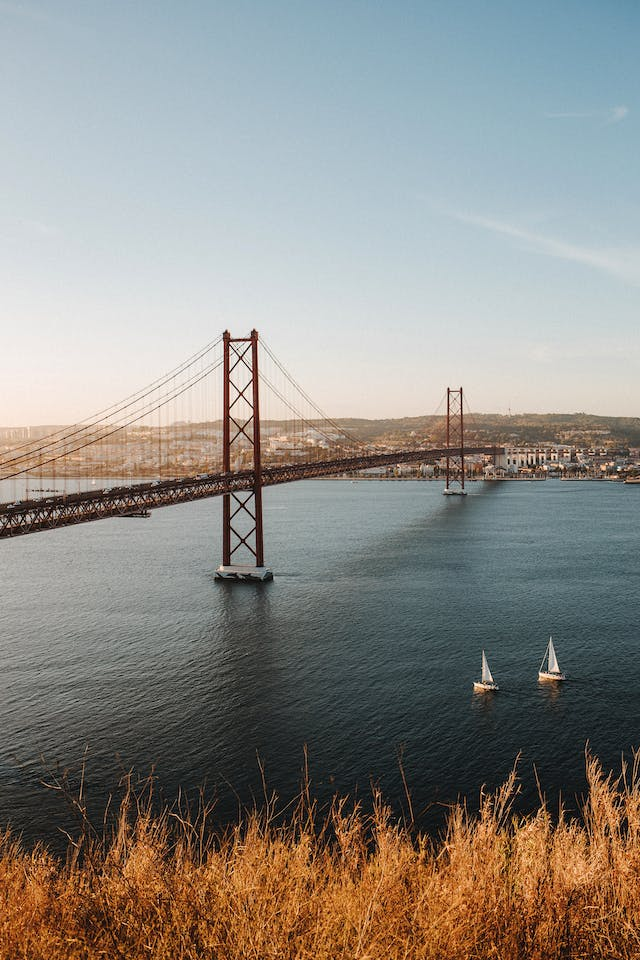
#> input picture work/my_images/city.jpg, 640 x 960 px, found by its file name
$ python test.py
#> lines starting #> are read from the running program, lines starting #| are printed output that depends on the picture
import cv2
import numpy as np
from matplotlib import pyplot as plt
# 2. Download an image and place it in the same directory with the Python project.
img = cv2.imread('city.jpg',3)
#> img is the input picture: shape (960, 640, 3); mean B, G, R 133.9, 139.2, 141.7
# 3. Convert it to grayscale:
gray_image = cv2.cvtColor(img, cv2.COLOR_BGR2GRAY)
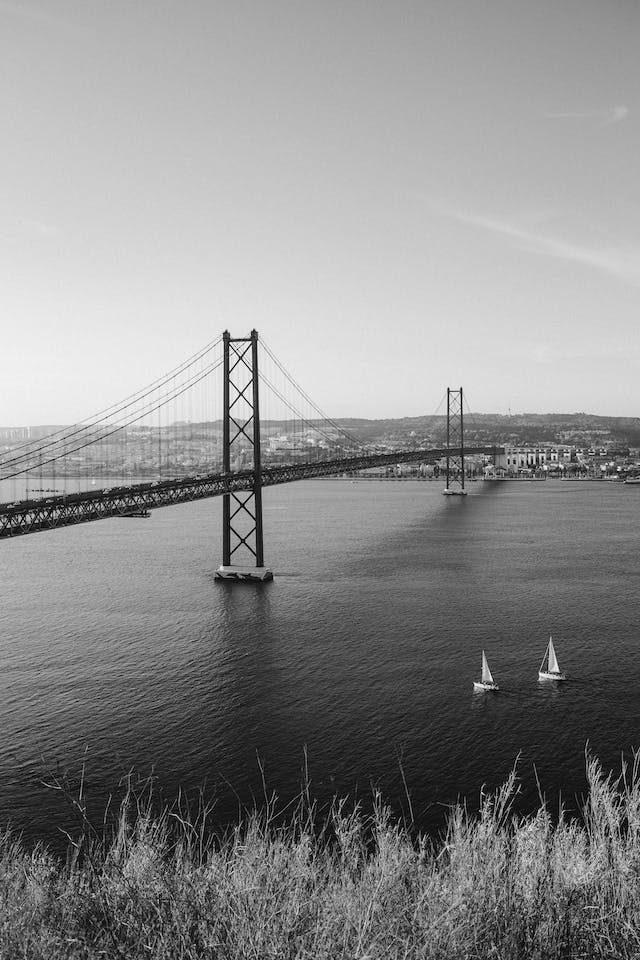
#> gray_image: shape (960, 640); min 0, max 254, mean 139.3
# 4. Load the image into a numpy array
img_data = np.asarray(gray_image)
# 5. Perform the 2-D FFT on the image data:
f = np.fft.fft2(img_data)
# 6. Move the zero frequency component to the center of the Fourier spectrum
f = np.fft.fftshift(f)
# 7. Compute the magnitudes (absolute values) of the complex numbers from f
f = abs(f)
# 8. Compute the logarithm for each value to reduce the dynamic range
fourier = np.log10(f)
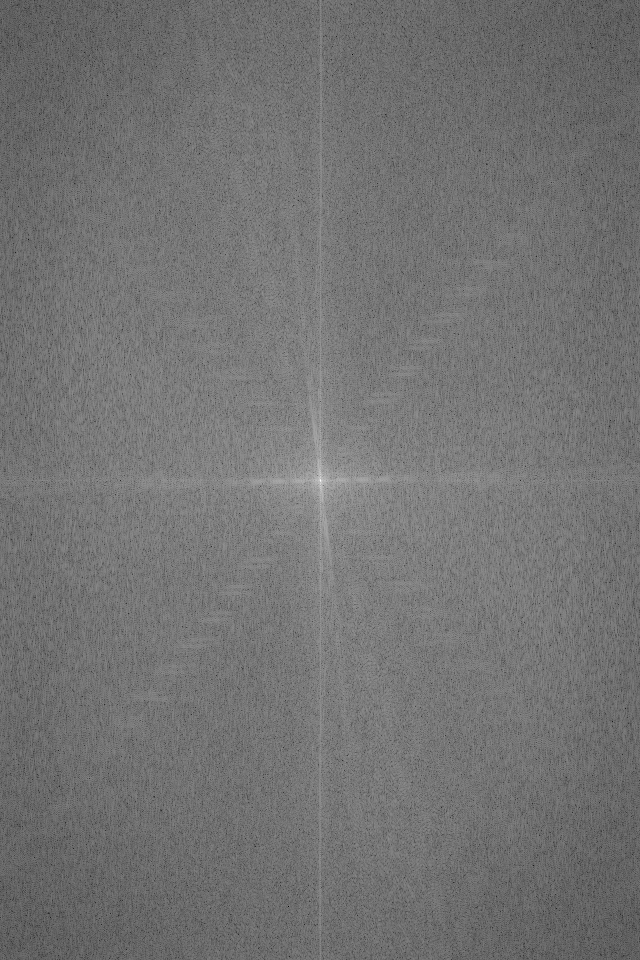
#> fourier: shape (960, 640) float64; min 0.635, max 7.93, mean 3.93; drawn with min black and max white
# 9. Find the minimum values that is a finite number (minimum of an array, ignoring any NaN):
lowest = np.nanmin(fourier[np.isfinite(fourier)])
#> lowest = 0.635
# 10. Find the maximum values that is a finite number:

highest = np.nanmax(fourier[np.isfinite(fourier)])
#> highest = 7.93
# 11. Calculate the original contrast range:
contrast_range = highest - lowest
#> contrast_range = 7.3
# 12. Normalize the Fourier spectrum data (“stretch” the contrast)
norm_fourier = (fourier - lowest) / contrast_range * 255
# 13. Display the original image and the fourier image
fig = plt.figure()
ax1 = fig.add_subplot(1, 2, 1) # (rows, columns, panel number)
ax2 = fig.add_subplot(1, 2, 2) # (rows, columns, panel number)
ax1.imshow(gray_image, cmap = "gray")
ax2.imshow(norm_fourier)
ax1.title.set_text("Original image")
ax1.title.set_text("Fourier image")
plt.show()
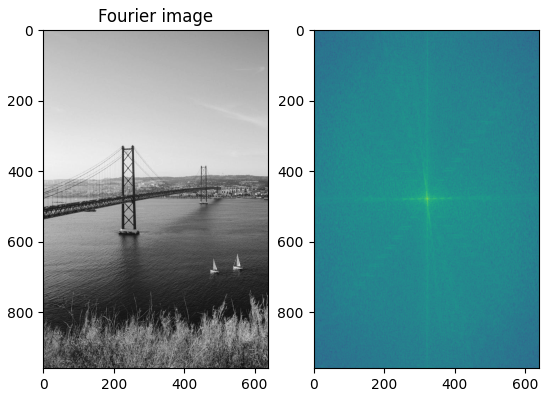
#> figure drawn by matplotlib, 2 panels
# 14. Save the figure (if you wish to)
# fig.savefig('my_figure.png')
# 15. Remove the low frequencies by masking with a rectangular window of size 60x60
rows, cols = norm_fourier.shape
#> rows = 960; cols = 640
crow, ccol = rows//2 , cols//2
#> crow = 480; ccol = 320
norm_fourier [crow-30:crow+30, ccol-30:ccol+30] = 0
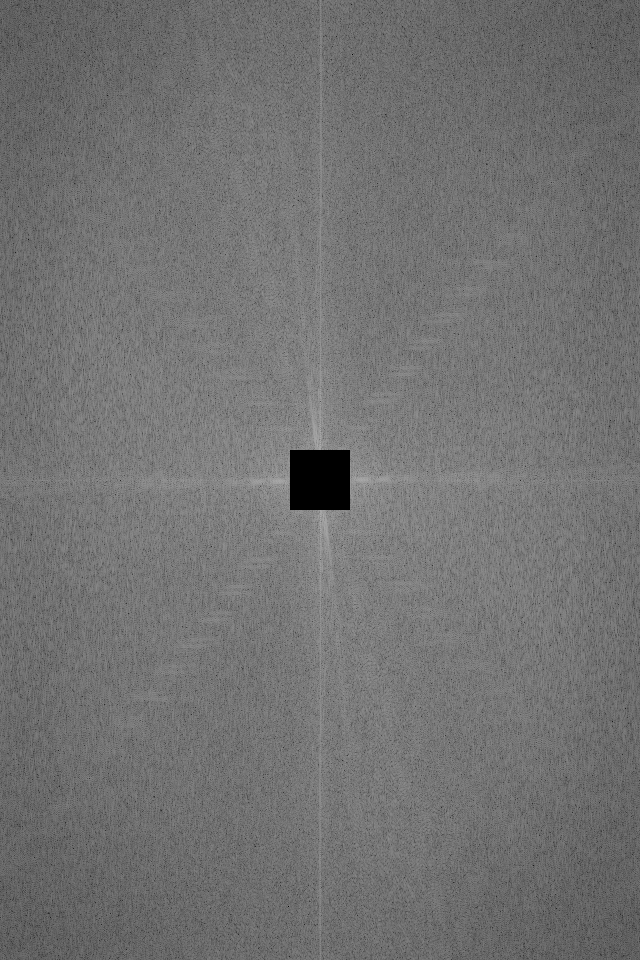
#> norm_fourier: shape (960, 640) float64; min 0, max 175.9, mean 114.3
# 16. Apply the inverse shift so that DC component again come at the top-left corner
f_ishift = np.fft.ifftshift(norm_fourier)
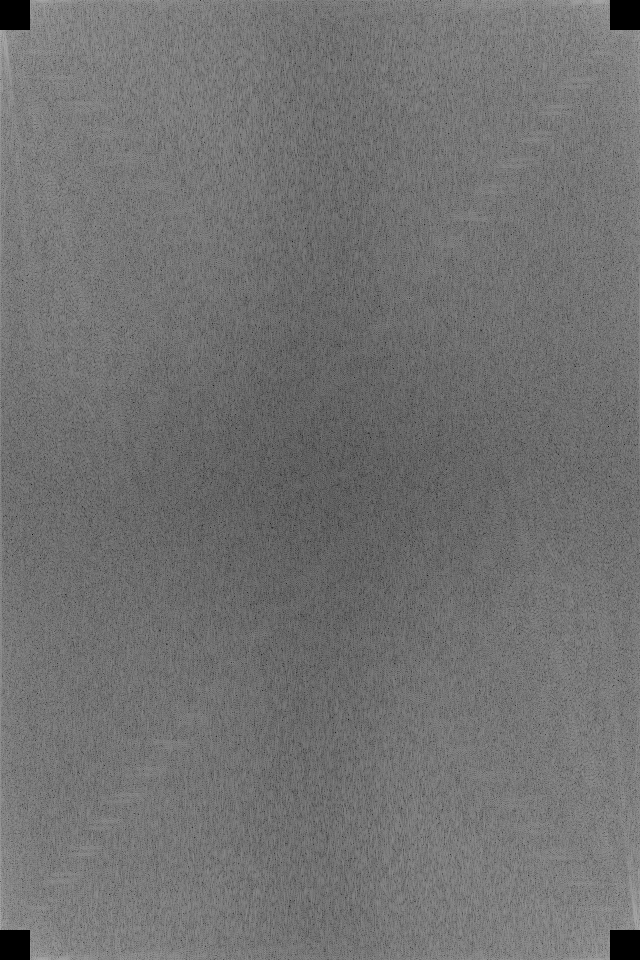
#> f_ishift: shape (960, 640) float64; min 0, max 175.9, mean 114.3
# 17. Apply the inverse Fourier Transform:
img_back = np.fft.ifft2(f_ishift)
# 18. The result, again, will be a complex number. You can take its real value.
img_back = np.real(img_back)
# 19. Display the original image and the filtered image
fig2 = plt.figure()
ax1 = fig2.add_subplot(1, 2, 1)
ax2 = fig2.add_subplot(1, 2, 2)
ax1.imshow(gray_image, cmap = "gray")
ax2.imshow(img_back, cmap = "gray")

ax1.title.set_text("Original image")
ax1.title.set_text("Filtered image")
plt.show()
